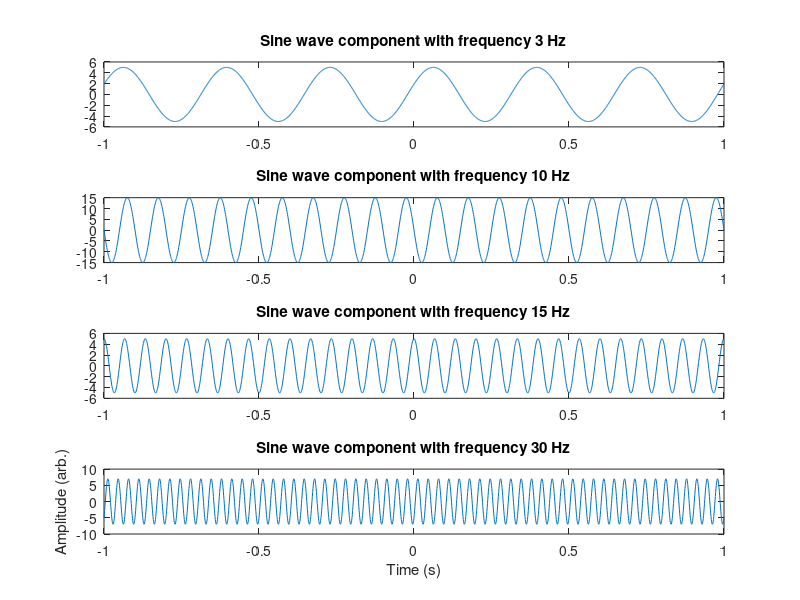
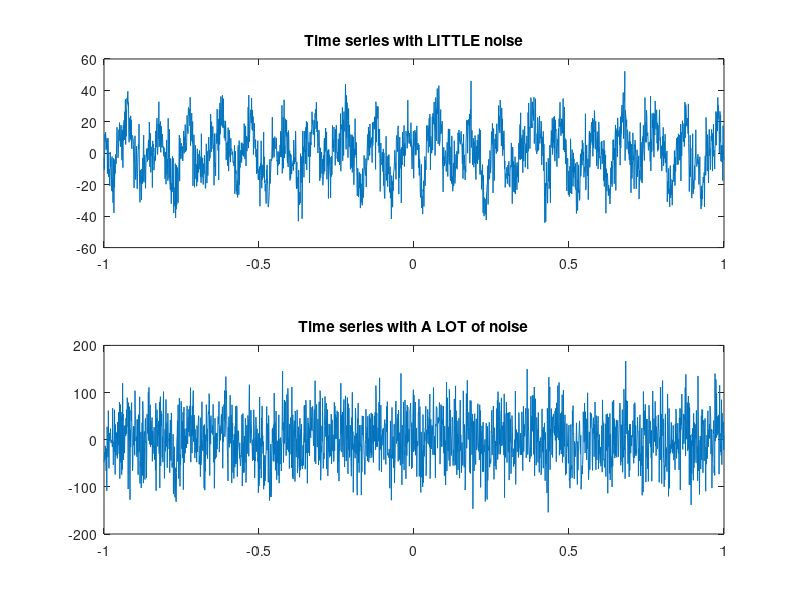
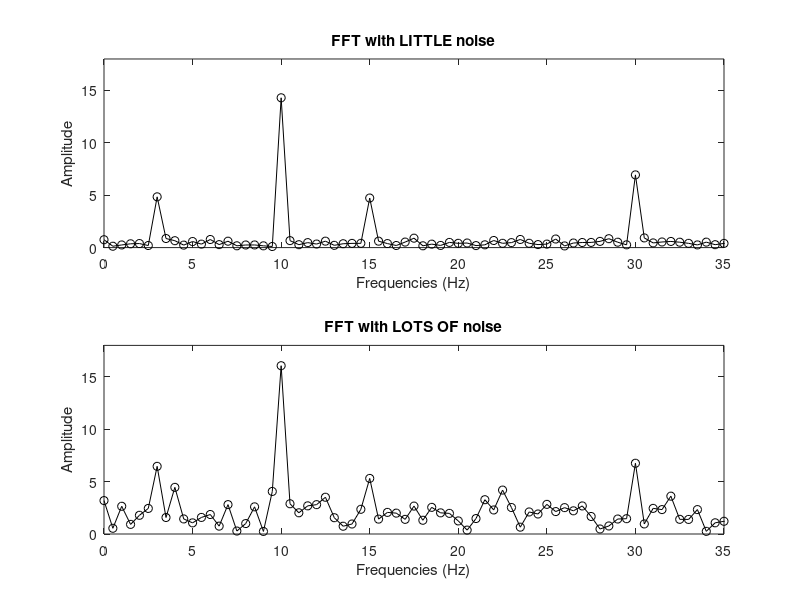

MATLAB code to generate these figures, in order: (Note: this script raises an error after producing the figures.)
%%
%   COURSE: Neural signal processing and analysis: Zero to hero
%  SESSION: Problem set: Spectral analyses of real and simulated data
%  TEACHER: Mike X Cohen, sincxpress.com
%


%% 1) Generate 10 seconds of data at 1 kHz, comprising 4 sine waves with different 
%    frequencies (between 1 and 30 Hz) and different amplitudes.
%    Plot the individual sine waves, each in its own plot. In separate subplots,
%    plot the summed sine waves with (1) a little bit of noise and (2) a lot of noise.
% 

srate  = 1000;
frex   = [ 3  10 15 30 ];
amplit = [ 5  15  5  7 ];
phases = [  pi/8  pi  pi/2  -pi/4 ];
time   = -1:1/srate:1;

% create sine waves
sine_waves = zeros(length(frex),length(time));

for fi=1:length(frex)
    sine_waves(fi,:) =  amplit(fi) * sin(2*pi*time*frex(fi) + phases(fi));
end

littleNoise = randn(1,length(time))*10;
lotsOfNoise = randn(1,length(time))*50;


figure(1), clf

% plot constituent sine waves (without noise)
for snum=1:4
    subplot(4,1,snum)
    plot(time,sine_waves(snum,:))
    title([ 'Sine wave component with frequency ' num2str(frex(snum)) ' Hz' ])
end
xlabel('Time (s)'), ylabel('Amplitude (arb.)')


% plot summed sine waves with little noise
figure(2), clf
subplot(211)
plot(time,sum(sine_waves,1)+littleNoise)
title('Time series with LITTLE noise')

subplot(212)
plot(time,sum(sine_waves,1)+lotsOfNoise)
title('Time series with A LOT of noise')

%% 2) Compute the power spectrum of the simulated time series (use FFT) and plot the results, 
%    separately for a little noise and a lot of noise. Show frequencies 0 to 35 Hz.
%    How well are the frequencies reconstructed, and does this depend on noise?
% 

figure(3), clf

for noisei=1:2
    
    % FFT
    if noisei==1
        f = fft(sum(sine_waves,1) + littleNoise)/length(time);
    else
        f = fft(sum(sine_waves,1) + lotsOfNoise)/length(time);
    end
    
    % compute frequencies in Hz
    hz = linspace(0,srate/2,floor(length(time)/2)+1);
    
    % plot
    subplot(2,1,noisei)
    plot(hz,2*abs(f(1:length(hz))),'k-o')
    xlabel('Frequencies (Hz)'), ylabel('Amplitude')
    set(gca,'xlim',[0 35],'ylim',[0 max(amplit)*1.2])
    
    if noisei==1
        title('FFT with LITTLE noise')
    else
        title('FFT with LOTS OF noise')
    end
end


%% 3) Compute the power spectrum of data from electrode 7 in the laminar V1 data. 
%    First, compute the power spectrum separately for each trial and then average the power 
%    results together. Next, average the trials together and then compute the power spectrum. 
%    Do the results look similar or different, and are you surprised? Why might they look 
%    similar or different?
% 

% load the LFP data
load v1_laminar.mat

% pick which channel
chan2use = 7;

% FFT of all trials individually (note that we can do it in one line)
powspectSeparate = fft(squeeze(csd(chan2use,:,:)))/length(timevec);
powspectSeparate = mean(2*abs(powspectSeparate),2); % average over trials, not over frequency!

% now FFT of all trials after averaging together
powspectAverage  = fft(squeeze(mean(csd(chan2use,:,:),3)))/length(timevec);
powspectAverage  = 2*abs(powspectAverage);

% frequencies in Hz
hz = linspace(0,srate/2,floor(length(timevec)/2)+1);


% now plot
figure(4), clf
set(gcf,'name',[ 'Results from electrode ' num2str(chan2use) ])
subplot(211)
plot(hz,powspectSeparate(1:length(hz)))
set(gca,'xlim',[0 100])
xlabel('Frequency (Hz)'), ylabel('Amplitude')
title('Averaging done after FFT on each trial')

subplot(212)
plot(hz,powspectAverage(1:length(hz)))
xlabel('Frequency (Hz)'), ylabel('Amplitude')
set(gca,'xlim',[0 100])
title('FFT done on trial average')

%% 4) Do the same as above but for electrode 1. Plot the results on top of the previous ones.
%    How do these results compare to the results from channel 7, and does this depend on
%    whether you average first in the time-domain or average the individual power spectra?
% ANATOMICAL NOTE: channel 7 is around L4; channel 1 is in the hippocampus.

% This code is just copied from the previous cell. I changed the channel number,
%  I set 'hold on' when calling each subplot, and I specified a different color and a legend.

chan2use = 1;

% FFT of all trials individually (note that we can do it in one line)
powspectSeparate = fft(squeeze(csd(chan2use,:,:)))/length(timevec);
powspectSeparate = mean(2*abs(powspectSeparate),2); % average over trials, not over frequency!

% now FFT of all trials after averaging together
powspectAverage  = fft(squeeze(mean(csd(chan2use,:,:),3)))/length(timevec);
powspectAverage  = 2*abs(powspectAverage);

% frequencies in Hz
hz = linspace(0,srate/2,floor(length(timevec)/2)+1);


% now plot
set(gcf,'name',[ 'Results from electrode ' num2str(chan2use) ])
subplot(211), hold on
plot(hz,powspectSeparate(1:length(hz)),'r')
set(gca,'xlim',[0 100])
xlabel('Frequency (Hz)'), ylabel('Amplitude')
title('Averaging done after FFT on each trial')
legend({'channel 7';'channel 1'})

subplot(212), hold on
plot(hz,powspectAverage(1:length(hz)),'r')
xlabel('Frequency (Hz)'), ylabel('Amplitude')
set(gca,'xlim',[0 100])
title('FFT done on trial average')

%% 5) Fourier transform from scratch!
% Hey, wouldn't it be fun to program the discrete-time Fourier transform
% from scratch! Yes, of course it would be. Let's do that.
% Generate a 20-element vector of random numbers.
% Use the hints below to help you write the Fourier transform.
% Next, use the fft function on the same data to verify that your FT was accurate.


N       = 20;         % length of sequence
signal  = randn(1,N); % data
fTime   = (0:N-1)/N;  % "time" used in Fourier transform

% initialize Fourier output matrix
fourierCoefs = zeros(size(signal)); 

% loop over frequencies
for fi=1:N
    
    % create sine wave for this frequency
    fourierSine = exp( -1i*2*pi*(fi-1).*fTime );
    
    % compute dot product as sum of point-wise elements
    fourierCoefs(fi) = sum( fourierSine.* signal );
end

% divide by N to scale coefficients properly
fourierCoefs = fourierCoefs / N;

figure(5), clf
subplot(211)
plot(signal)
title('Data')

subplot(212)
plot(abs(fourierCoefs)*2,'*-')
xlabel('Frequency (a.u.)')

% use the fft function on the same data
fourierCoefsF = fft(signal) / N;

% plot the results on top. Do they look similar? (Should be identical!)
hold on
plot(abs(fourierCoefsF)*2,'ro')
legend({'Manual FT';'FFT'})

%% 6) zero-padding and interpolation
% Compute the power spectrum of channel 7 from the V1 dataset. Take the
% power spectrum of each trial and then average the power spectra together.
% But don't use a loop over trials! And use only the data from 0-.5 sec. 
% What is the frequency resolution?
% Repeat this procedure, but zero-pad the data to increase frequency
% resolution. Try some different zero-padding numbers. At what multiple of the native nfft
% does the increased frequency resolution have no visible effect on the results?

tidx = [dsearchn(timevec',0) dsearchn(timevec',.5)];

% set nfft to be multiples of the length of the data
nfft = 10 * (diff(tidx)+1);

powspect = mean( abs( fft(squeeze(csd(7,tidx(1):tidx(2),:)),nfft,1)/(diff(tidx)+1) ).^2 ,2);
hz = linspace(0,srate/2,floor(nfft/2)+1);

figure(6), clf
plot(hz,powspect(1:length(hz)),'k-o','linew',3)
xlabel('Frequency (Hz)'), ylabel('Power')
set(gca,'xlim',[0 120])
title([ 'Frequency resolution is ' num2str(mean(diff(hz))) ' Hz' ])

%% 7) Poor man's filter via frequency-domain manipulations.
% The goal of this exercise is to see how a basic frequency-domain filter
%  works: Take the FFT of a signal, zero-out some Fourier coefficients,
%  take take the IFFT. 
% Here you will do this by generating a 1/f noise signal and adding 50 Hz
%  line noise.

% Generate 1/f noise with 50 Hz line noise. 
srate = 1234;
npnts = srate*3;
time  = (0:npnts-1)/srate;


% the key parameter of pink noise is the exponential decay (ed)
ed = 50; % try different values!
as = rand(1,npnts) .* exp(-(0:npnts-1)/ed);
fc = as .* exp(1i*2*pi*rand(size(as)));

signal = real(ifft(fc)) * npnts;

% now add 50 Hz line noise
signal = signal + sin(2*pi*50*time);


% compute its spectrum
hz = linspace(0,srate/2,floor(npnts/2)+1);
signalX = fft(signal);



%%% plot the signal and its power spectrum
figure(7), clf
subplot(211)
plot(time,signal,'k')
xlabel('Time (s)'), ylabel('Activity')
title('Time domain')

subplot(212)
plot(hz,2*abs(signalX(1:length(hz)))/npnts,'k')
set(gca,'xlim',[0 80])
xlabel('Frequency (Hz)'), ylabel('Amplitude')
title('Frequency domain')

%% zero-out the 50 Hz component

% find the index into the frequencies vector at 50 hz
hz50idx = dsearchn(hz',50);

% create a copy of the frequency vector
signalXf = signalX; % f=filter

% zero out the 50 Hz component
signalXf(hz50idx) = 0;

% take the IFFT
signalf = real(ifft(signalXf));

% take FFT of filtered signal
signalXf = fft(signalf);


% plot on top of original signal
figure(8), clf
subplot(211), hold on
plot(time,signal,'k')
plot(time,signalf,'r')
xlabel('Time (s)'), ylabel('Activity')
title('Time domain')


subplot(212), hold on
plot(hz,2*abs(signalX(1:length(hz)))/npnts,'k')
plot(hz,2*abs(signalXf(1:length(hz)))/npnts,'ro-','markerfacecolor','r')
set(gca,'xlim',[0 80])
xlabel('Frequency (Hz)'), ylabel('Amplitude')
title('Frequency domain')


%%% QUESTION: Why do you need to take the real part of the ifft?
% 
%%% QUESTION: Why doesn't this procedure get rid of the line noise?!?!?!?
% 


%% now fix the problem ;)

% Notice that the filter didn't work: It attenuated but did not eliminate
% the line noise. Why did this happen? Use plotting to confirm your
% hypothesis! Then fix the problem in this cell ;)

% find the index into the frequencies vector at 50 hz
hz50idx = dsearchn(hz',50);

% create a copy of the frequency vector
signalXf = signalX; % f=filter

% zero out the 50 Hz component
signalXf(hz50idx) = 0;
signalXf(end-hz50idx+2) = 0;

% take the IFFT
signalff = real(ifft(signalXf));

% take FFT of filtered signal
signalXf = fft(signalff);


% plot all three versions
figure(9), clf
subplot(211), hold on
plot(time,signal,'k')
plot(time,signalf,'b')
plot(time,signalff,'r')
xlabel('Time (s)'), ylabel('Activity')
legend({'Original';'Half-filtered';'Filtered'})
title('Time domain')

subplot(212), hold on
plot(hz,2*abs(signalX(1:length(hz)))/npnts,'k')
plot(hz,2*abs(signalXf(1:length(hz)))/npnts,'ro-','markerfacecolor','r')
set(gca,'xlim',[0 80])
xlabel('Frequency (Hz)'), ylabel('Amplitude')
title('Frequency domain')

%% 8) Exploring why the filter in #7 isn't a good filter


% number of time points
N = 1000;

% generate a flat Fourier spectra
fourspect1 = ones(N,1);

% copy it and zero-out some fraction
fourspect2 = fourspect1;
fourspect2(round(N*.1):round(N*.2)) = 0;


% create time-domain signals via IFFT of the spectra
signal1 = real( ifft(fourspect1) );
signal2 = real( ifft(fourspect2) );
time = linspace(0,1,N);


% and plot!
figure(10), clf
subplot(211)
plot(time,fourspect1, time,fourspect2,'linew',2)
set(gca,'ylim',[0 1.05])
xlabel('Frequency (a.u.)')
title('Frequency domain')
legend({'Flat spectrum';'With edges'})


subplot(212)
plot(time,signal1, time,signal2,'linew',2)
set(gca,'ylim',[-1 1]*.05)
xlabel('Time (a.u.)')
title('Time domain')
legend({'Flat spectrum';'With edges'})


%% done.
